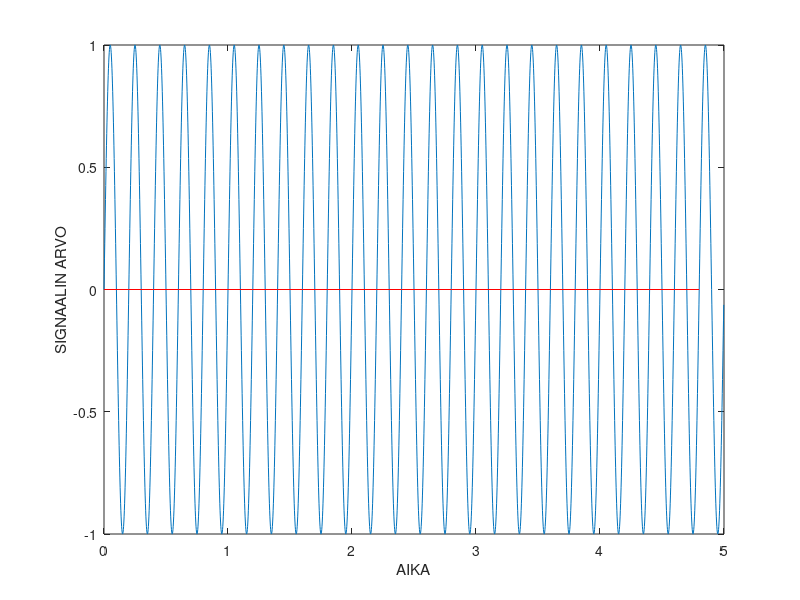

This chart was generated by the following MATLAB code:
% Laskostumisen tutkiminen

clear

close all

f=input('Syötä sinisignaalin taajuus [Hz] positiivisena kokonaislukuna: ');

fs=input('Syötä signaalin näytteistystaajuus [Hz] positiivisena kokonaislukuna: ');

% Lasketaan Nyqvistin taajuus
f_nyq=fs/2;

% Tulostetaan lähtötiedot
disp(['Signaalin taajuus on: ', num2str(f), ' Hz']);

disp(['Signaalin näytteistystaajuus on: ', num2str(fs), 'Hz'])

disp(['Nyquistin taajuus on: ', num2str(f_nyq), 'Hz'])


% Tutkitaan, onko näytteistystaajuus riittävä laskostumisen estämiseksi

if fs < (2*f)
    disp('Näytteistystaajuus on liian alhainen, signaali laskostuu!')
    end

% Luodaan aikavektori, joka täyttää Nyquistin ehdon. Näytteet otetaan 100
% kertaisella taajuudella  näytteistettävän signaalin taajuuteen verrattuna
dt1=1/(f*100);
t1=0:dt1:5-dt1; % Signaalin pituus = 5 s - dt1

% Muodostetaan signaali, jonka näytepisteiden välinen etäisyys on dt1
signaali1=sin(2*pi*f*t1);

% Piirretään signaali
plot(t1,signaali1)
xlabel('AIKA')
ylabel('SIGNAALIN ARVO')
hold on

% Luodaan aikavektori, jonka aikainkrementti määräytyy fs:n perusteella
dt2=1/fs;
t2=0:dt2:5-dt2;

% Muodostetaan signaali, jonka näytteiden väli aikatasossa määräytyy fs:n
% perusteella
signaali2=sin(2*pi*f*t2);
%Piirretään signaali samaan kuvaan signaali1:en kanssa
plot(t2,signaali2,'r')
hold off










